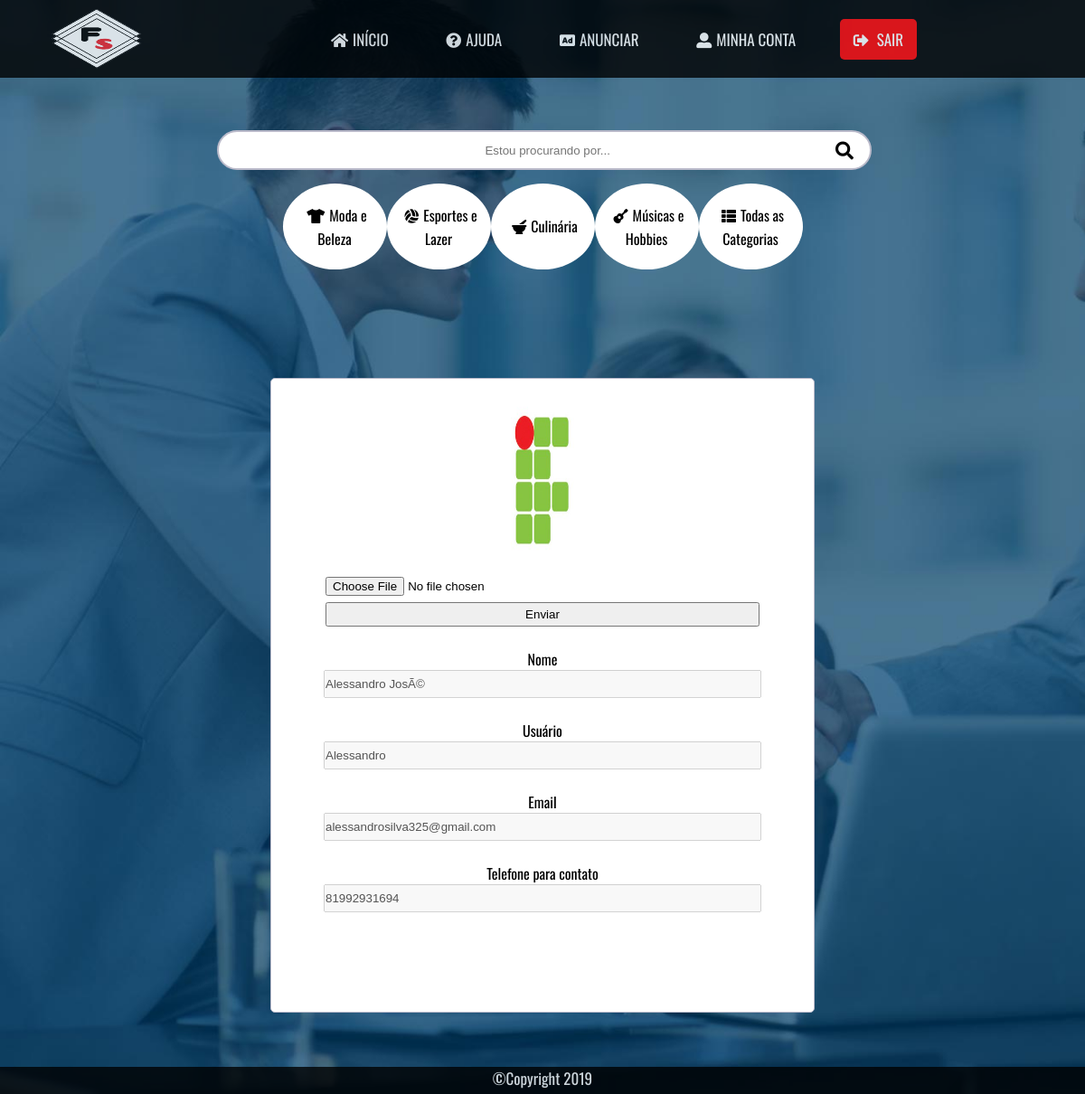
Before: /php/perfil.php (signed in) with the older database file.
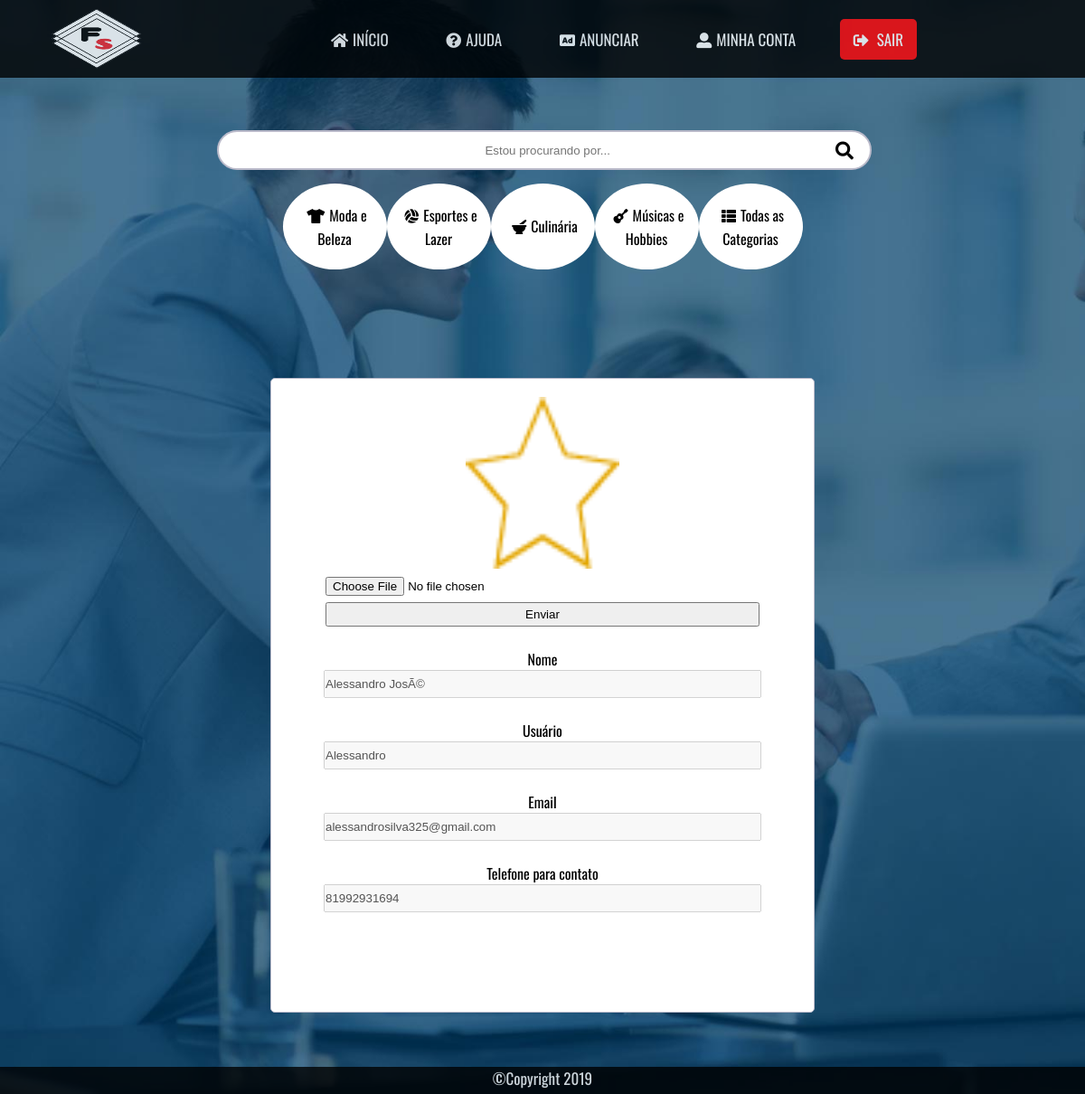
After: the same page with the newer database file.
### tables this page shows
CREATE TABLE `USUARIOS` (
  `USER_ID` int(11) NOT NULL AUTO_INCREMENT,
  `USER_NOME` varchar(40) NOT NULL,
  `USER_USUARIO` varchar(40) NOT NULL,
  `USER_SENHA` varchar(40) NOT NULL,
  `USER_EMAIL` varchar(40) DEFAULT NULL,
  `USER_TELEFONE` varchar(40) DEFAULT NULL,
  `USER_IMAGEM` varchar(50) DEFAULT NULL,
  PRIMARY KEY (`USER_ID`)
);

### php/functions.php (called while the page is built, shortened)
<?php
$conn = new PDO("mysql: host=localhost;dbname=FASTSERVICE", 'service', '049633');
function conexao(){
	global $conn;
	return $conn;
}
function pdoExec($prepare, $execute){
	$stmt = conexao()->prepare($prepare);
	$stmt -> execute($execute);
	return $stmt;
}

### php/perfil.php (the view, shortened to what this page needs)
<?php
include("functions.php");
?>
<!DOCTYPE html>
<html lang="pt-br">
<head>
    <link rel="stylesheet" href="../css/style.css">
    <link rel="stylesheet" href="https://use.fontawesome.com/releases/v5.8.1/css/all.css">
</head>
<body>
    <center>
        <div>
            <nav>
                <a href="../index.php"><img src="../img/3.png"></a>
                <ul>
                    <li><a href="/"><i class="fas fa-home"></i>Início</a></li>
                    <li><a href="ajuda.php"><i class="fas fa-question-circle"></i>Ajuda</a></li>
                    <li><a href="servico.php"><i class="fas fa-ad"></i>Anunciar</a></li>
                    <li><a href="#account" rel="account"><i class="fas fa-user-alt"></i>Minha conta</a></li>
                    <li><a href="logout.php" class="btn-login"><i class="fas fa-sign-out-alt"></i> Sair</a></li>
                </ul>
            </nav>
            <br>
            <div class="busca">
                <form action="search.php" method="GET">
                    <input type="text" placeholder="  Estou procurando por..." required>
                    <button type="submit"><i class="fas fa-search" ></i></button>
                </form>
                    <ul class="icons-busca">
                        <li class="icons"> <a href=search.php?search=<?=md5(4);?> > <i class="fas fa-tshirt"></i>Moda e Beleza </a></li>
                        <li class="icons"> <a href=search.php?search=<?=md5(7);?> > <i class="fas fa-volleyball-ball"></i>Esportes e Lazer </a></li>
                        <li class="icons"> <a href=search.php?search=<?=md5(8);?> > <i class="fas fa-mortar-pestle"></i>Culinária </a></li>
                        <li class="icons"> <a href=search.php?search=<?=md5(10);?> ><i class="fas fa-guitar"></i>Músicas e Hobbies </a></li>
                        <li class="icons"> <a href=search.php?search=todos><i class="fas fa-th-list"></i>Todas as Categorias </a></li>
                    </ul>
            </div>
            <div class="cadastro" style="width: 50%;border: solid 1px #babaca; margin-top: 120px;">
                <?php
                $stmt = pdoExec("SELECT * FROM USUARIOS WHERE USER_ID=?", [$_SESSION['userId']]);
                $dados = $stmt -> fetchAll();
                foreach ($dados as $value) {
                    $img  = $value['USER_IMAGEM'];
                }?>
                <form action="foto_perfil.php" method="POST"  enctype="multipart/form-data">
                    <img src="<?=$value['USER_IMAGEM'];?>" style="  width: 170px;height: 190px; margin-top: 20px;">
                    <input type="file" name="img" required>
                    <input type="submit" value="Enviar">
                </form>
                    <br><p>Nome</p>
                    <input type="text" value="<?=$_SESSION['userName']?>"disabled><br>
                    <br><p>Usuário</p>
                    <input type="text" value="<?=$_SESSION['userLogin']?>"disabled><br>
                    <br><p>Email</p>
                    <input type="email" value="<?=$_SESSION['userEmail']?>"disabled><br>
                    <br><p>Telefone para contato</p>
                    <input type="email" value="<?=$_SESSION['userFone']?>"disabled style="margin-bottom: 50px;"><br>
            </div>
        </div>
    </center>
	<footer class="rodape">©Copyright 2019</footer>
</body>
</html>

### css/style.css (style rules this page uses)
* { margin: 0; padding: 0; }
body { padding: 0; margin: 0; width: 100%; font-family: Oswald; background: url("../img/8.jpg"); background-repeat: no-repeat; background-size: cover; }
nav { padding: 0; margin-top: 0; width: 100%; height: 86px; opacity: 0.8; position: absolute; box-sizing: border-box; transition: .3s; z-index: 500; text-align: center; background: black; }
nav ul { text-align: center; }
nav ul li { margin-top: 16px; list-style: none; display: inline-block; font-size: 17px; padding: 15px; float: center; }
nav ul li a { color: white; padding: 10px 15px; text-decoration: none; cursor: pointer; text-transform: uppercase; transition: .3s; }
li a i { padding-right: 5px; }
nav img { margin-left: 45px; float: left; width: 120px; height: 70px; margin-top: 8px; border-radius: 5px; cursor: pointer; }
.rodape { width: 100%; height: 30px; z-index: 100; bottom: 0; background-color: black; opacity: 0.8; color: white; position: relative; text-align: center; font-size: 17px; }
.btn-login { background-color: red; border-radius: 5px; color: white; }
div.cadastro { text-align: center; margin-top: 40px; border: solid 1px; width: 450px; height: 700px; border-radius: 5px; background: white; border: solid 1px #babaca; margin-top: 120px; margin-bottom: 60px; }
div.cadastro input { width: 80%; height: 27px; }
div.busca { position: relative; margin-top: 120px; width: 60%; }
div.busca button { position: absolute; right: 0; top: 8px; padding: 4px 16px; font-size: 20px; background: none; border: none; outline: none; }
div.busca form input { width: 100%; height: 40px; border-radius: 25px; border: solid 2px #babaca; text-align: center; outline: none; overflow: hidden; }
a { text-decoration: none; }
div.busca .icons-busca { list-style: none; display: flex; margin-top: 15px; justify-content: center; }
.icons-busca li { padding: 5px; }
.icons-busca li a { text-decoration: none; color: black; cursor: pointer; }
.icons-busca a i { padding: 5px; }
.icons { background-color: white; border-radius: 50%; display: flex; flex-direction: column; align-items: center; justify-content: center; width: 105px; height: 85px; padding: 15px; }

Changed rows visible on the page:
changed usuarios: USER_IMAGEM: a different picture
